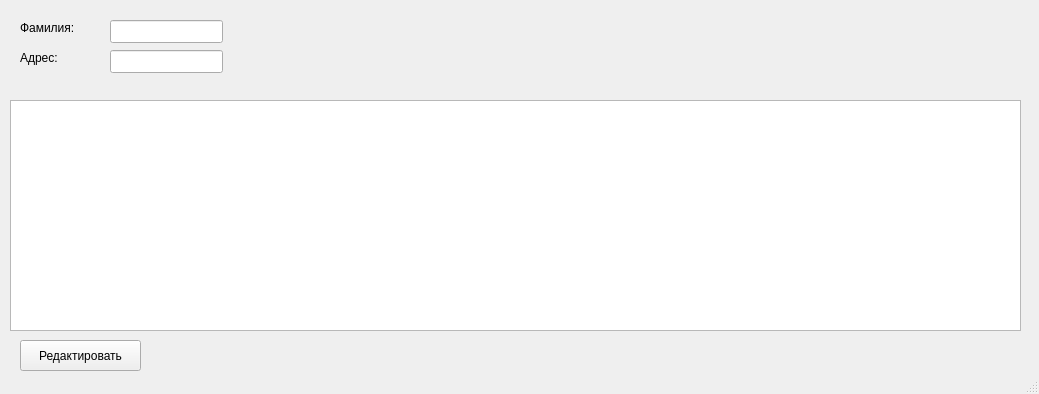
<?xml version="1.0" encoding="UTF-8"?>
<ui version="4.0">
 <class>MainWindow</class>
 <widget class="QMainWindow" name="MainWindow">
  <property name="geometry">
   <rect>
    <x>0</x>
    <y>0</y>
    <width>1039</width>
    <height>394</height>
   </rect>
  </property>
  <property name="windowTitle">
   <string>MainWindow</string>
  </property>
  <widget class="QWidget" name="centralwidget">
   <widget class="QTableWidget" name="tbl_search_res">
    <property name="geometry">
     <rect>
      <x>10</x>
      <y>100</y>
      <width>1011</width>
      <height>231</height>
     </rect>
    </property>
    <property name="sizeIncrement">
     <size>
      <width>0</width>
      <height>0</height>
     </size>
    </property>
    <property name="baseSize">
     <size>
      <width>0</width>
      <height>0</height>
     </size>
    </property>
    <property name="rowCount">
     <number>0</number>
    </property>
    <property name="columnCount">
     <number>0</number>
    </property>
    <attribute name="horizontalHeaderVisible">
     <bool>false</bool>
    </attribute>
    <attribute name="horizontalHeaderCascadingSectionResizes">
     <bool>false</bool>
    </attribute>
    <attribute name="horizontalHeaderStretchLastSection">
     <bool>false</bool>
    </attribute>
    <attribute name="verticalHeaderVisible">
     <bool>false</bool>
    </attribute>
    <attribute name="verticalHeaderCascadingSectionResizes">
     <bool>false</bool>
    </attribute>
    <attribute name="verticalHeaderDefaultSectionSize">
     <number>20</number>
    </attribute>
    <attribute name="verticalHeaderHighlightSections">
     <bool>false</bool>
    </attribute>
    <attribute name="verticalHeaderShowSortIndicator" stdset="0">
     <bool>false</bool>
    </attribute>
    <attribute name="verticalHeaderStretchLastSection">
     <bool>false</bool>
    </attribute>
   </widget>
   <widget class="QLabel" name="label">
    <property name="geometry">
     <rect>
      <x>20</x>
      <y>20</y>
      <width>81</width>
      <height>16</height>
     </rect>
    </property>
    <property name="text">
     <string>Фамилия:</string>
    </property>
   </widget>
   <widget class="QLineEdit" name="ln_name">
    <property name="geometry">
     <rect>
      <x>110</x>
      <y>20</y>
      <width>113</width>
      <height>23</height>
     </rect>
    </property>
   </widget>
   <widget class="QPushButton" name="btn_edit">
    <property name="geometry">
     <rect>
      <x>20</x>
      <y>340</y>
      <width>121</width>
      <height>31</height>
     </rect>
    </property>
    <property name="text">
     <string>Редактировать</string>
    </property>
   </widget>
   <widget class="QLabel" name="label_2">
    <property name="geometry">
     <rect>
      <x>20</x>
      <y>50</y>
      <width>81</width>
      <height>16</height>
     </rect>
    </property>
    <property name="text">
     <string>Адрес:</string>
    </property>
   </widget>
   <widget class="QLineEdit" name="ln_adress">
    <property name="geometry">
     <rect>
      <x>110</x>
      <y>50</y>
      <width>113</width>
      <height>23</height>
     </rect>
    </property>
    <property name="text">
     <string/>
    </property>
   </widget>
  </widget>
  <widget class="QStatusBar" name="statusbar"/>
 </widget>
 <resources/>
 <connections/>
</ui>
